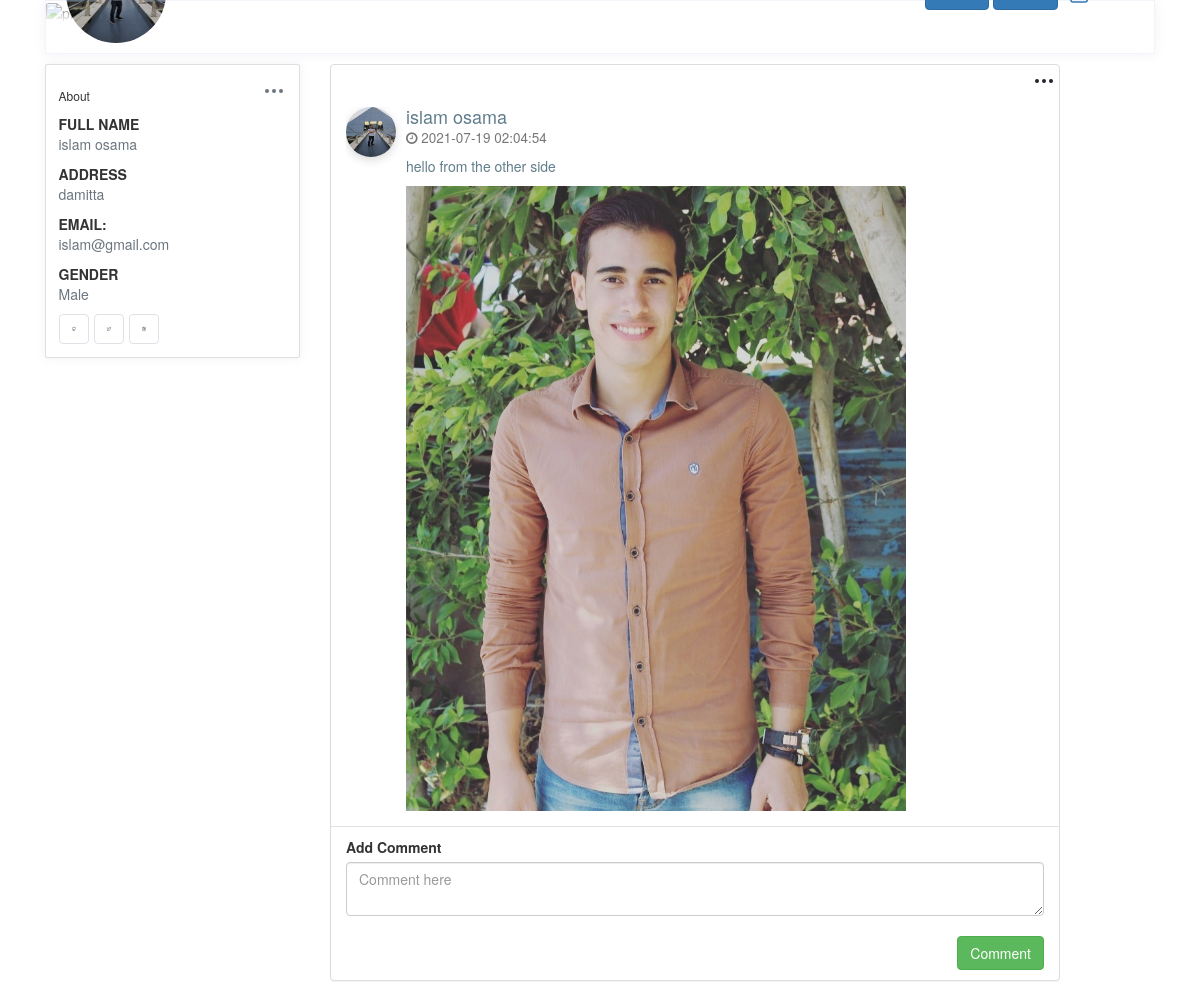
Screenshot of /post.php?id=12 (signed in) with the database file from the repository.
### tables this page shows
CREATE TABLE `users` (
  `User_Id` int(11) NOT NULL,
  `fname` varchar(30) NOT NULL,
  `lname` varchar(30) NOT NULL,
  `Username` varchar(30) NOT NULL,
  `Address` varchar(30) NOT NULL,
  `Email` varchar(30) NOT NULL,
  `Password` varchar(30) NOT NULL,
  `Gender` enum('Female','Male') NOT NULL,
  `Profile_Img` varchar(30) NOT NULL
);

CREATE TABLE `posts` (
  `Post_Id` int(11) NOT NULL,
  `User_Id` int(11) NOT NULL,
  `Body` varchar(250) NOT NULL,
  `Image` varchar(30) NOT NULL,
  `Date` datetime DEFAULT NULL
);

### viewprofile.php (called while the page is built)
<?php
$con = new PDO("mysql:host=localhost; dbname=Facebook","root","");
$data=$con->query("select * from users where User_Id={$_COOKIE['userid']}");
$profile=$data->fetch(PDO::FETCH_ASSOC);
?>

### classes/db.php (called while the page is built, shortened)
<?php
class db{
    private $dbname="Facebook";
    private $host="localhost";
    private $username="root";
    private $password="";
    private $connection=null;
    function __construct(){
        $this->server="mysql:host=$this->host;dbname=$this->dbname";
        $this->connection= new pdo($this->server,$this->username,$this->password);
    }
    public function getData($cols, $table ,$condition=1){
        return $this->connection->query("select $cols from $table where $condition");
     }
    public function getAllData($table ,$condition=1){
       return $this->connection->query("select * from $table where $condition ORDER BY date DESC");
    }
}
?>

### Designs/viewPost.php (the view, shortened to what this page needs)
<?php
  $user_id = $_COOKIE['userid'];
?>
<div class='col-md-8 col-sm-12 pull-left posttimeline'>
  <?php
  require_once("./classes/db.php");
  $conn = new db();
  $allPosts = $conn->getAllData("posts", "Post_Id={$_GET['id']}");
  while ($post = $allPosts->fetch(PDO::FETCH_ASSOC)) {
    $userData = $conn->getData("fname,lname,Profile_Img", "users", "User_Id={$post['User_Id']}");
    $user = $userData->fetch(PDO::FETCH_ASSOC);
    echo "
        <div class='panel panel-default'>
        <div class='dropdown pull-right postbtn'>";
        if ($user_id==$post['User_Id']){ echo "
        <button class='btn p-1' type='button' id='dropdownMenuButton2' data-toggle='dropdown' aria-haspopup='true' aria-expanded='false'>
            <svg xmlns='http://www.w3.org/2000/svg' width='24' height='24' viewBox='0 0 24 24' fill='none' stroke='currentColor' stroke-width='2' stroke-linecap='round' stroke-linejoin='round' class='feather feather-more-horizontal icon-lg pb-3px'>
                <circle cx='12' cy='12' r='1'></circle>
                <circle cx='19' cy='12' r='1'></circle>
                <circle cx='5' cy='12' r='1'></circle>
            </svg>
        </button>
        <div class='dropdown-menu' aria-labelledby='dropdownMenuButton2'>
            <a class='dropdown-item d-flex align-items-center' href='post.php?id={$post['Post_Id']}&action=edit'>
                    <span class=''>Edit</span></a>
            <a class='dropdown-item d-flex align-items-center' href='deletePost.php?id={$post['Post_Id']}'>
                    <span class=''>Delete</span></a>
          </div>
          ";};
          echo "
         </div>
          <div class='col-md-12  mt-3'>
            <div class='media'>
              <div class='media-left'> <a href='javascript:void(0)'>
               <img src='./images/{$user['Profile_Img']}' alt='profile img' style='width:50px; height:50px; border-radius:50% ;' class='media-object'> </a> </div>
              <div class='media-body'>
                <h4 class='media-heading'>{$user['fname']} {$user['lname']}<br>
                  <small><i class='fa fa-clock-o'></i> {$post['Date']}</small> </h4>
                <p class='mt-3'>{$post['Body']}</p>";
                if($post['Image']){
                  echo "<img class='img-fluid mb-4' src='./images/{$post['Image']}'  width='500' height='250' alt=''>";};
                  echo"
              </div>
            </div>
          </div>";
  } ?>
  <div class='col-md-12 border-top py-3'>
    <div class='status-upload'>
      <form method='post' action="comments/addComment.php?post_id=<?= $_GET['id'] ?>&user_id=<?= $user_id ?>">
        <label>Add Comment</label>
        <textarea class='form-control' placeholder='Comment here' name='body'></textarea>
        <br>
        <button type='submit' class='btn btn-success pull-right' name='add_comment'> Comment</button>
      </form>
    </div>
  </div>
</div>

### Layouts/htmlHeader.php (shortened to what this page needs)
<!DOCTYPE html>
<html lang="en">
<head>
    <link rel="stylesheet" href="Css/index.css">
    <link rel="stylesheet" href="Css/popup.css">
    <link href="https://cdn.jsdelivr.net/npm/bootstrap@4.4.1/dist/css/bootstrap.min.css" rel="stylesheet">
    <link href="https://netdna.bootstrapcdn.com/bootstrap/3.3.7/css/bootstrap.min.css" rel="stylesheet">
    <link href="https://maxcdn.bootstrapcdn.com/font-awesome/4.3.0/css/font-awesome.min.css" rel="stylesheet">
</head>

### post.php (shortened to what this page needs)
<?php
  include "Layouts/htmlHeader.php";
?>
<body>
<div class="container">
<div class="profile-page tx-13">
    <?php
        include "Layouts/header.php";
    ?>
    <div class="row profile-body">
        <?php
            include "Layouts/LeftSide.php";
        ?>
          <?php
              if(!isset($_GET['action'])){
                include "Designs/viewPost.php";
              } else if($_GET['action'] == 'edit'){
                include "Designs/editPost.php";
              } else if($_GET['action'] == 'add'){
                include "Designs/addPost.php";
              }
          ?>
    </div>
</div>
</div>
</body>
</html>

### Layouts/header.php (shortened to what this page needs)
<?php include("viewprofile.php")?>
<div class="row">
        <div class="col-12 grid-margin">
            <div class="profile-header">
                <div class="cover">
                    <div class="gray-shade"></div>
                    <figure>
                    </figure>
                    <div class="cover-body d-flex justify-content-between align-items-center">
                        <div>
                            <img class="profile-pic" width="100px" height="100px" src="images/<?php echo$profile['Profile_Img'];?>" alt="profile">
                        </div>
                        <div class="d-none d-md-block">
                        <a href="index.php" class="btn btn-primary">Home</a>
                        <a href="profile.php" class="btn btn-primary">Profile</a>
                            <a href="logout.php">
                           </a>
                        </div>
                    </div>
                </div>
                <div class="header-links">
                </div>
            </div>
        </div>
    </div>

### Layouts/LeftSide.php (shortened to what this page needs)
<?php include("viewprofile.php")?>
<div class="d-none d-md-block col-md-4 col-xl-3 left-wrapper">
            <div class="card rounded">
                <div class="card-body">
                    <div class="d-flex align-items-center justify-content-between mb-2">
                        <h6 class="card-title mb-0">About</h6>
                        <div class="dropdown">
                            <button class="btn p-0" type="button" id="dropdownMenuButton" data-toggle="dropdown" aria-haspopup="true" aria-expanded="false">
                            </button>
                        </div>
                    </div>
                    <div class="mt-3">
                        <label class="tx-11 font-weight-bold mb-0 text-uppercase">Full Name</label>
                        <p class="text-muted"><?php echo $profile['fname']." ".$profile['lname']?></p>
                    </div>
                    <div class="mt-3">
                        <label class="tx-11 font-weight-bold mb-0 text-uppercase">Address</label>
                        <p class="text-muted"><?php echo $profile['Address']?></p>
                    </div>
                    <div class="mt-3">
                        <label class="tx-11 font-weight-bold mb-0 text-uppercase">Email:</label>
                        <p class="text-muted"><?php echo $profile['Email']?></p>
                    </div>
                    <div class="mt-3">
                        <label class="tx-11 font-weight-bold mb-0 text-uppercase">Gender</label>
                        <p class="text-muted"><?php echo $profile['Gender']?></p>
                    </div>
                    <div class="mt-3 d-flex social-links">
                        <a href="javascript:;" class="btn d-flex align-items-center justify-content-center border mr-2 btn-icon github">
                        </a>
                        <a href="javascript:;" class="btn d-flex align-items-center justify-content-center border mr-2 btn-icon twitter">
                        </a>
                        <a href="javascript:;" class="btn d-flex align-items-center justify-content-center border mr-2 btn-icon instagram">
                        </a>
                    </div>
                </div>
            </div>
        </div>

### Css/index.css (style rules this page uses)
body { background-color: #f9fafb; margin-top:20px; }
.profile-page .profile-header { box-shadow: 0 0 10px 0 rgba(183, 192, 206, 0.2); border: 1px solid #f2f4f9; }
.profile-page .profile-header .cover { position: relative; border-radius: .25rem .25rem 0 0; }
.profile-page .profile-header .cover figure { margin-bottom: 0; }
.profile-page .profile-header .cover .gray-shade { position: absolute; top: 0; left: 0; width: 100%; height: 100%; z-index: 1; background: linear-gradient(rgba(255, 255, 255, 0.1), #fff 99%); }
.profile-page .profile-header .cover .cover-body { position: absolute; bottom: -20px; left: 0; z-index: 2; width: 100%; padding: 0 20px; }
.profile-page .profile-header .cover .cover-body .profile-pic { border-radius: 50%; width: 100px; }
.profile-page .profile-header .header-links { padding: 15px; display: -webkit-flex; display: flex; -webkit-justify-content: center; justify-content: center; background: #fff; border-radius: 0 0 .25rem .25rem; }
.profile-page .profile-body .left-wrapper .social-links a { width: 30px; height: 30px; }
img { vertical-align: middle; border-style: none; }
.grid-margin { margin-bottom: 1rem; }
.card { box-shadow: 0 0 10px 0 rgba(183, 192, 206, 0.2); -webkit-box-shadow: 0 0 10px 0 rgba(183, 192, 206, 0.2); -moz-box-shadow: 0 0 10px 0 rgba(183, 192, 206, 0.2); -ms-box-shadow: 0 0 10px 0 rgba(183, 192, 206, 0.2); }
.rounded { border-radius: 0.25rem !important; }
.card { position: relative; display: flex; flex-direction: column; min-width: 0; word-wrap: break-word; background-color: #fff; background-clip: border-box; border: 1px solid #f2f4f9; border-radius: 0.25rem; }
.posttimeline .panel { margin-bottom: 15px }
.panel { box-shadow: 0px 2px 10px 0 rgba(0, 0, 0, 0.05); -moz-box-shadow: 0px 2px 10px 0 rgba(0, 0, 0, 0.05); -webkit-box-shadow: 0px 2px 10px 0 rgba(0, 0, 0, 0.05); -ms-box-shadow: 0px 2px 10px 0 rgba(0, 0, 0, 0.05); transition: all ease 0.5s; -moz-transition: all ease 0.5s; -webkit-transition: all ease 0.5s; -ms-transition: all ease 0.5s; margin-bottom: 35px; border-radius: 0px; position: relative; border: 0; display: inline-block; width: 100%; }
.progress-bar-success, .status.active, .panel-green, .panel-green > .panel-heading, .btn-success, .fc-event, .badge.green, .event_green { color: white; background-color: #8BC34A; }
.media-object { max-width: 50px; border-radius: 50px; box-shadow: 0px 3px 10px 0 rgba(0, 0, 0, 0.15); -moz-box-shadow: 0px 3px 10px 0 rgba(0, 0, 0, 0.15); -webkit-box-shadow: 0px 3px 10px 0 rgba(0, 0, 0, 0.15); -ms-box-shadow: 0px 3px 10px 0 rgba(0, 0, 0, 0.15); }
.media:first-child { margin-top: 15px; }
.media-object { display: block; }
.media-body { color: #607D8B; overflow: visible; }

### rows the page displays
users: Profile_Img (picture), fname "islam", lname "osama", Address "damitta", Email "islam@gmail.com", Gender "Male"
posts: User_Id.Profile_Img (picture), User_Id.fname "islam", User_Id.lname "osama", Date "2021-07-19 02:04:54", Body "hello from the other side", Image (picture)
